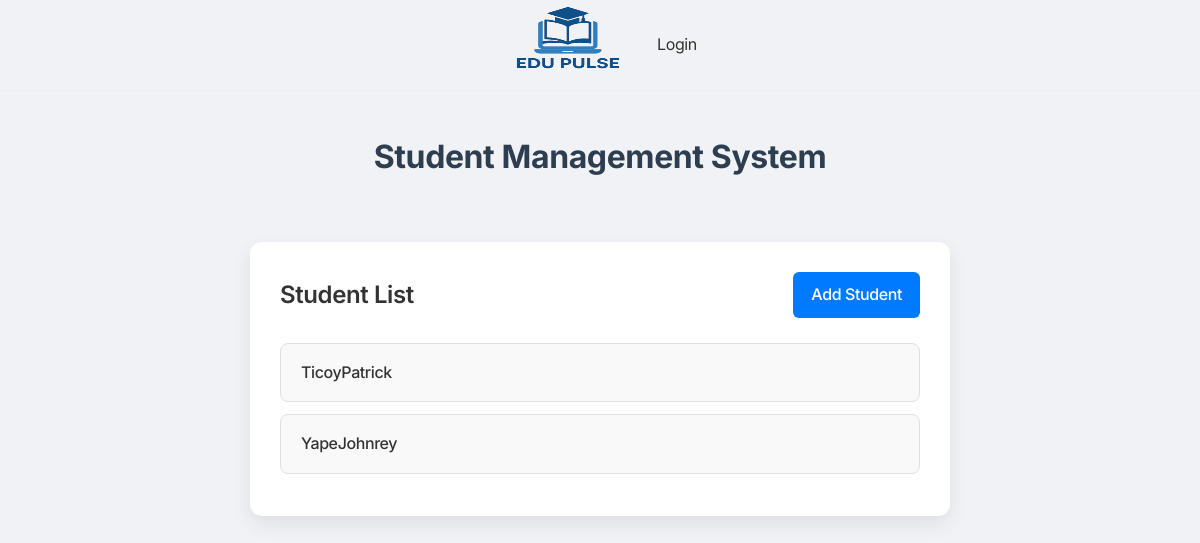
The app's page /, older data.
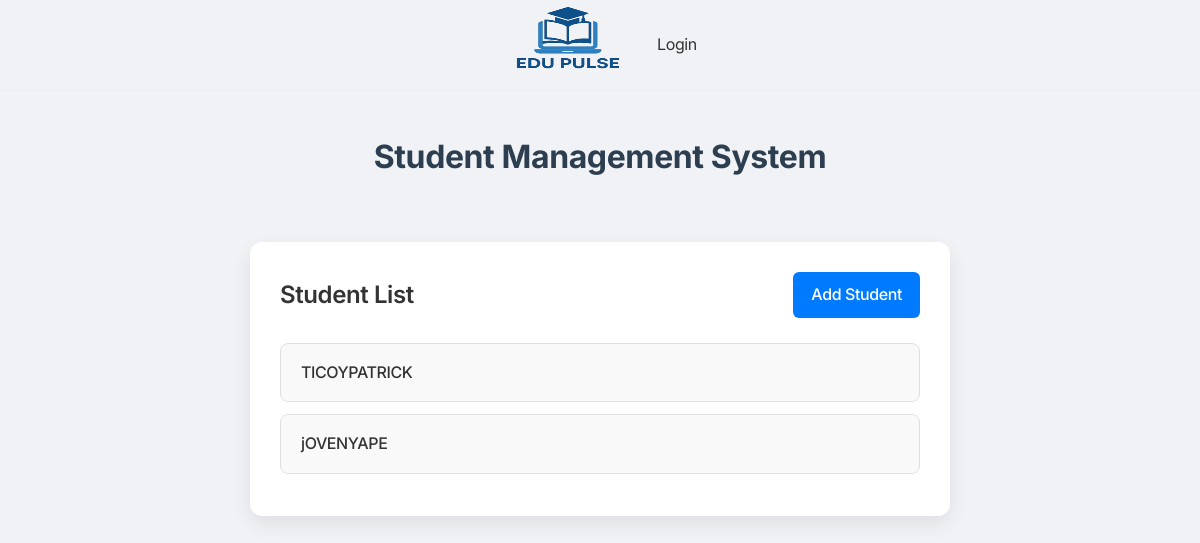
The same page, newer data.
### app/models.py (models this page shows, shortened)
class Student(models.Model):
    first_name = models.CharField(max_length=100)
    last_name = models.CharField(max_length=100)
    student_id = models.IntegerField()
    section = models.CharField(max_length=100)
    age = models.IntegerField()
    email = models.EmailField()

### app/views.py (the view)
# urls.py: path('', StudentListView.as_view(), name='student_list'),
class StudentListView(ListView):
    model = Student
    template_name = 'app/student_list.html'

### app/templates/app/student_list.html (shortened to what this page needs)
{% extends 'app/base.html' %}
{% block content %}
<div class="student-container">
    <div class="student-header">
        <h2>Student List</h2>
        <a href="{% url 'student_create' %}" class="add-link">Add Student</a>
    </div>
    <ul class="list-group">
        {% for student in object_list %}
            <li class="list-group-item">
                <a href="{% url 'student_detail' student.pk %}">{{ student.last_name }}{{ student.first_name }}</a>
            </li>
        {% empty %}
            <li class="list-group-item">No students available.</li>
        {% endfor %}
    </ul>
</div>
{% endblock %}

Row changes from the older to the newer data that the page shows:
changed Student: last_name "Ticoy" → "TICOY"; first_name "Patrick" → "PATRICK"
changed Student: last_name "Yape" → "jOVEN"; first_name "Johnrey" → "YAPE"
